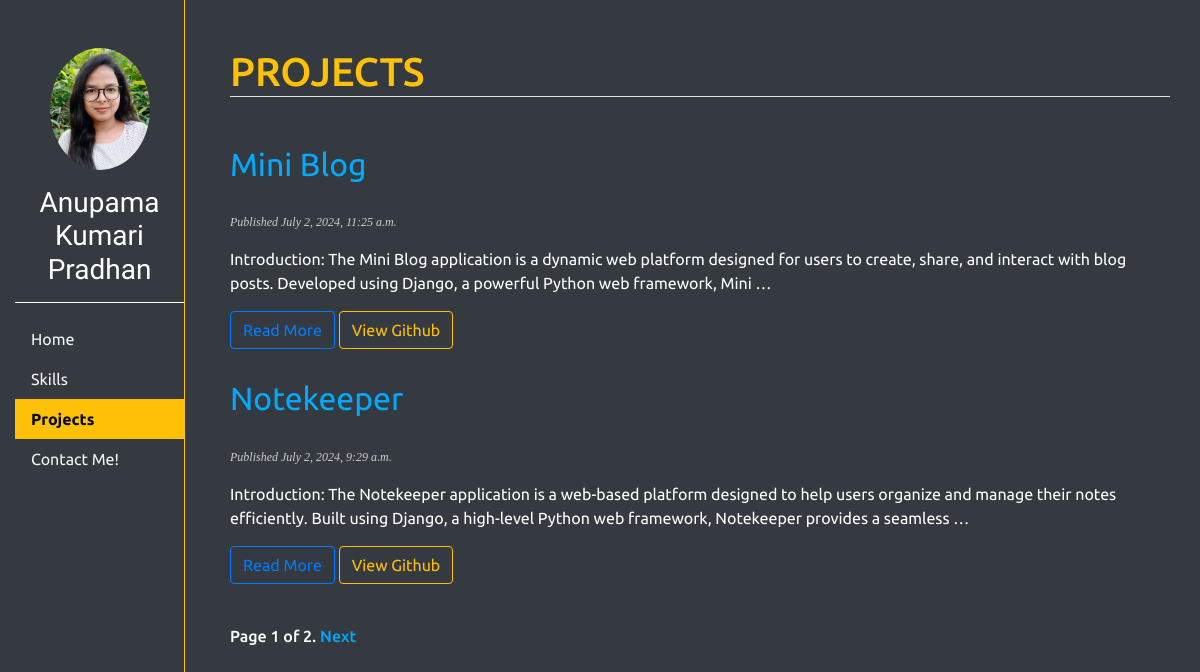
/projects/, run on the app's committed database.
### myapp/models.py (models this page shows, shortened)
class Project(models.Model):
    class Status(models.TextChoices):
        DRAFT='DF','Draft'
        PUBLISHED='PB','Published'
    title=models.CharField(max_length=200)
    slug=models.SlugField(max_length=200)
    body=models.TextField()
    git_link=models.CharField(max_length=200,default="fghyj")
    netlify_link=models.CharField(max_length=1000,default="iklo")
    publish=models.DateTimeField(default=timezone.now)
    status=models.CharField(max_length=2,choices=Status.choices,default=Status.DRAFT)
    objects=models.Manager()
    published=PublishedManager()
    class Meta:
        ordering=['-publish']
        indexes=[models.Index(fields=['-publish']),]

### myapp/views.py (the view)
# urls.py: path("projects/",views.projects,name="projects"),
def projects(request):
    project_list=Project.published.all()
    paginator=Paginator(project_list,2)
    page_number=request.GET.get('page',1)
    projects=paginator.page(page_number)
    return render(request,"myapp/projects.html",{'projects':projects,'proj':'active'})

### myapp/models.py (called while the page is built)
    def get_queryset(self):
        return super().get_queryset()\
                       .filter(status=Project.Status.PUBLISHED)

### myapp/templates/myapp/projects.html (shortened to what this page needs)
{% extends 'base.html' %}
{% block content %}
<div class="container mt-5">
      <h1 class="text-warning mb-5 border-bottom">PROJECTS</h1>
   {% for project in projects %}
   <h2 class="text-white">
    <a href="{% url 'detail' project.id %}">{{project.title}}</a>
   </h2>
   <p class="date">
    Published {{project.publish}}
   </p>
   {{project.body|truncatewords:30|linebreaks}}
   <a href="{% url 'detail' project.id %}" class="btn btn-outline-primary">Read More</a>
   <a href="{{project.git_link}}" class="btn btn-outline-warning">View Github</a>
   {% endfor %}
   {% include "myapp/pagination.html" with page=projects %}
</div>
{% endblock content %}

### myapp/static/myapp/css/style.css (style rules this page uses)
html,body { height: 100%; font-family: "Ubuntu", sans-serif; font-weight: 400; font-style: normal; color: white; }
h2 { font-weight: normal; margin: 30px 0; }
a { color: #00abff; text-decoration: none; }
p.date { color: #ccc; font-family: Georgia, 'Times New Roman', Times, serif; font-size: 12px; font-style: italic; }

### data on the page
Project: title "Mini Blog", publish "July 2, 2024, 11:25 a.m.", body "Introduction: The Mini Blog application is a dynamic web platform designed for users to create, share, and interact with blog posts. Developed using Django, a powerful Python web framework, Mini …"
Project: title "Notekeeper", publish "July 2, 2024, 9:29 a.m.", body "Introduction: The Notekeeper application is a web-based platform designed to help users organize and manage their notes efficiently. Built using Django, a high-level Python web framework, Notekeeper provides a seamless …"

### other printed values
{{ page.number }} "1"
{{ page.paginator.num_pages }} "2"
